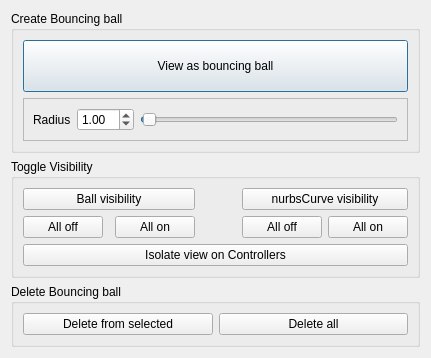
<?xml version="1.0" encoding="UTF-8"?>
<ui version="4.0">
 <author>Jaime Florian Urueta</author>
 <class>BBDialog</class>
 <widget class="QDialog" name="BBDialog">
  <property name="geometry">
   <rect>
    <x>0</x>
    <y>0</y>
    <width>403</width>
    <height>333</height>
   </rect>
  </property>
  <property name="windowTitle">
   <string>Bouncing Ball Visualizer</string>
  </property>
  <layout class="QVBoxLayout" name="verticalLayout">
   <item>
    <widget class="QGroupBox" name="createGroupBox">
     <property name="enabled">
      <bool>true</bool>
     </property>
     <property name="minimumSize">
      <size>
       <width>0</width>
       <height>0</height>
      </size>
     </property>
     <property name="title">
      <string>Create Bouncing ball</string>
     </property>
     <layout class="QGridLayout" name="gridLayout">
      <item row="1" column="0">
       <widget class="QFrame" name="radiusFrame">
        <property name="enabled">
         <bool>true</bool>
        </property>
        <property name="sizePolicy">
         <sizepolicy hsizetype="Preferred" vsizetype="Fixed">
          <horstretch>0</horstretch>
          <verstretch>0</verstretch>
         </sizepolicy>
        </property>
        <property name="frameShape">
         <enum>QFrame::StyledPanel</enum>
        </property>
        <property name="frameShadow">
         <enum>QFrame::Raised</enum>
        </property>
        <layout class="QHBoxLayout" name="horizontalLayout">
         <item>
          <widget class="QLabel" name="labelRadius">
           <property name="text">
            <string>Radius</string>
           </property>
          </widget>
         </item>
         <item>
          <widget class="QDoubleSpinBox" name="radiusSpinBox">
           <property name="minimum">
            <double>0.020000000000000</double>
           </property>
           <property name="maximum">
            <double>98.989999999999995</double>
           </property>
           <property name="singleStep">
            <double>0.100000000000000</double>
           </property>
           <property name="value">
            <double>1.000000000000000</double>
           </property>
          </widget>
         </item>
         <item>
          <widget class="QSlider" name="radiusSlider">
           <property name="minimum">
            <number>2</number>
           </property>
           <property name="maximum">
            <number>10000</number>
           </property>
           <property name="singleStep">
            <number>1</number>
           </property>
           <property name="pageStep">
            <number>1</number>
           </property>
           <property name="value">
            <number>100</number>
           </property>
           <property name="sliderPosition">
            <number>100</number>
           </property>
           <property name="tracking">
            <bool>true</bool>
           </property>
           <property name="orientation">
            <enum>Qt::Horizontal</enum>
           </property>
           <property name="invertedAppearance">
            <bool>false</bool>
           </property>
           <property name="invertedControls">
            <bool>false</bool>
           </property>
          </widget>
         </item>
        </layout>
       </widget>
      </item>
      <item row="0" column="0">
       <widget class="QPushButton" name="createButton">
        <property name="sizePolicy">
         <sizepolicy hsizetype="Minimum" vsizetype="Maximum">
          <horstretch>0</horstretch>
          <verstretch>0</verstretch>
         </sizepolicy>
        </property>
        <property name="minimumSize">
         <size>
          <width>0</width>
          <height>52</height>
         </size>
        </property>
        <property name="text">
         <string>View as bouncing ball</string>
        </property>
       </widget>
      </item>
     </layout>
    </widget>
   </item>
   <item>
    <widget class="QGroupBox" name="visibilityGroupBox">
     <property name="title">
      <string>Toggle Visibility</string>
     </property>
     <layout class="QGridLayout" name="gridLayout_2">
      <item row="2" column="2">
       <widget class="QPushButton" name="ballAllOnButton">
        <property name="text">
         <string>All on</string>
        </property>
       </widget>
      </item>
      <item row="2" column="5">
       <widget class="QPushButton" name="controllerAllOnButton">
        <property name="text">
         <string>All on</string>
        </property>
       </widget>
      </item>
      <item row="0" column="4" colspan="2">
       <widget class="QPushButton" name="controllerVisibilityButton">
        <property name="text">
         <string>nurbsCurve visibility</string>
        </property>
       </widget>
      </item>
      <item row="3" column="0" colspan="6">
       <widget class="QPushButton" name="isolateViewButton">
        <property name="sizePolicy">
         <sizepolicy hsizetype="Minimum" vsizetype="Fixed">
          <horstretch>0</horstretch>
          <verstretch>0</verstretch>
         </sizepolicy>
        </property>
        <property name="text">
         <string>Isolate view on Controllers</string>
        </property>
       </widget>
      </item>
      <item row="2" column="4">
       <widget class="QPushButton" name="controllerAllOffButton">
        <property name="text">
         <string>All off</string>
        </property>
       </widget>
      </item>
      <item row="2" column="3">
       <spacer name="ButtonsHorizontalSpacer">
        <property name="orientation">
         <enum>Qt::Horizontal</enum>
        </property>
        <property name="sizeType">
         <enum>QSizePolicy::MinimumExpanding</enum>
        </property>
        <property name="sizeHint" stdset="0">
         <size>
          <width>35</width>
          <height>20</height>
         </size>
        </property>
       </spacer>
      </item>
      <item row="2" column="0">
       <widget class="QPushButton" name="ballAllOffButton">
        <property name="text">
         <string>All off</string>
        </property>
       </widget>
      </item>
      <item row="0" column="0" colspan="3">
       <widget class="QPushButton" name="ballVisibilityButton">
        <property name="text">
         <string>Ball visibility</string>
        </property>
       </widget>
      </item>
     </layout>
    </widget>
   </item>
   <item>
    <widget class="QGroupBox" name="deleteGroupBox">
     <property name="title">
      <string>Delete Bouncing ball</string>
     </property>
     <layout class="QHBoxLayout" name="horizontalLayout_2">
      <item>
       <widget class="QPushButton" name="deleteSelectedButton">
        <property name="text">
         <string>Delete from selected</string>
        </property>
       </widget>
      </item>
      <item>
       <widget class="QPushButton" name="deleteAllButton">
        <property name="text">
         <string>Delete all</string>
        </property>
       </widget>
      </item>
     </layout>
    </widget>
   </item>
  </layout>
 </widget>
 <tabstops>
  <tabstop>createButton</tabstop>
  <tabstop>radiusSlider</tabstop>
  <tabstop>controllerVisibilityButton</tabstop>
  <tabstop>isolateViewButton</tabstop>
  <tabstop>deleteSelectedButton</tabstop>
  <tabstop>deleteAllButton</tabstop>
 </tabstops>
 <resources/>
 <connections/>
</ui>
